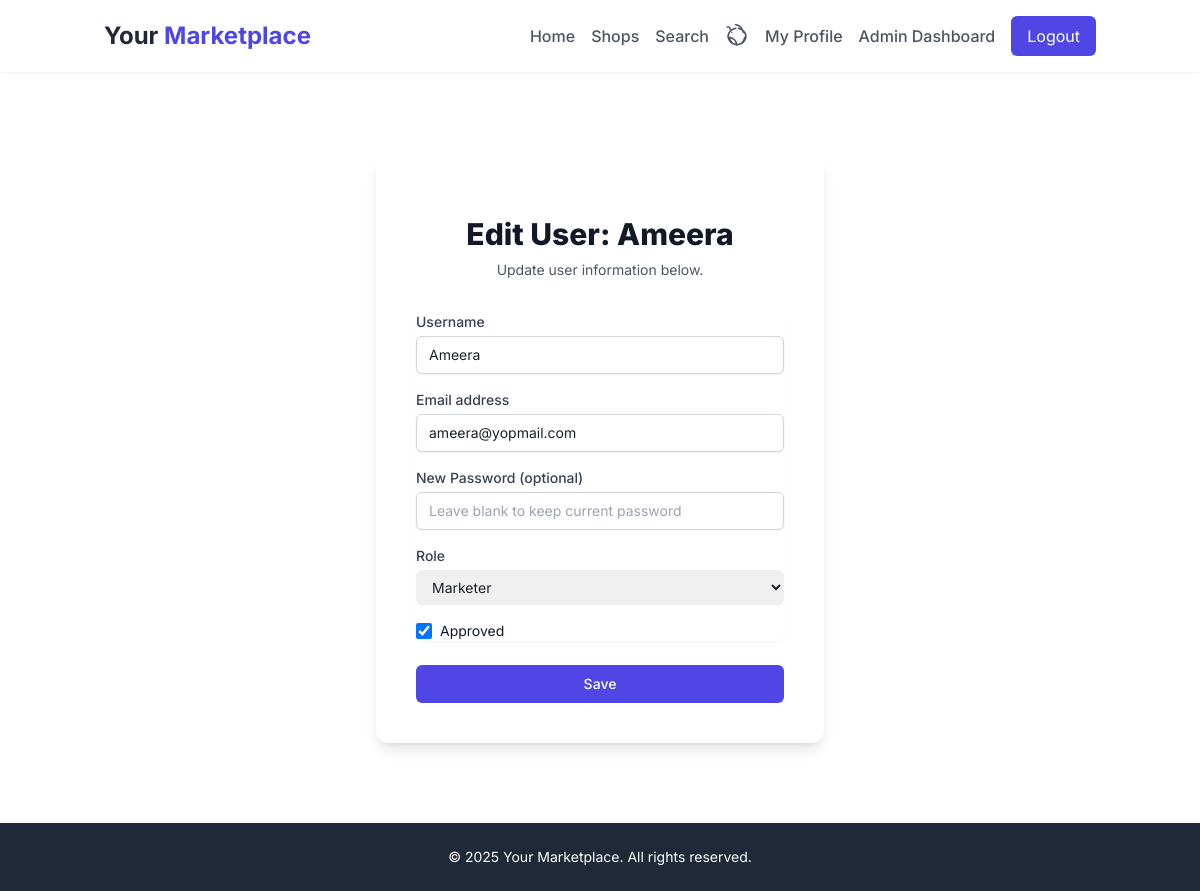
/admin/users/2/edit (signed in), run on the app's committed database.
### app/models.py (models this page shows, shortened)
class User(UserMixin, db.Model):
    id = db.Column(db.Integer, primary_key=True)
    username = db.Column(db.String(64), index=True, unique=True, nullable=False)
    email = db.Column(db.String(120), index=True, unique=True, nullable=False)
    password_hash = db.Column(db.String(128))
    role = db.Column(db.String(20), default='customer')  # 'admin', 'marketer', 'customer'
    is_approved = db.Column(db.Boolean, default=False)
    created_at = db.Column(db.DateTime, default=datetime.utcnow)
    shops = db.relationship('Shop', backref='owner', lazy='dynamic')
    ratings = db.relationship('Rating', backref='user', lazy='dynamic')
    orders = db.relationship('Order', backref='customer', lazy='dynamic')
    notifications = db.relationship('Notification', backref='user', lazy='dynamic') # New: User can have notifications

### app/admin.py (the view, shortened to what this page needs)
@bp.route('/users/<int:user_id>/edit', methods=['GET', 'POST'])
@login_required
def edit_user(user_id):
    if current_user.role != 'admin':
        flash('Access denied.', 'danger')
        return redirect(url_for('customer.index'))
    user = User.query.get_or_404(user_id)
    form = UserForm(obj=user)
    return render_template('admin/edit_user.html', form=form, user=user)

### app/forms.py
class UserForm(FlaskForm):
    username = StringField('Username',
                         validators=[DataRequired(), Length(min=4, max=20)])
    email = StringField('Email',
                       validators=[DataRequired(), Email()])
    password = PasswordField('Password',
                           validators=[Length(min=6), Optional()])
    role = SelectField('Role',
                     choices=[('admin', 'Admin'), ('marketer', 'Marketer'), ('customer', 'Customer')],
                     validators=[DataRequired()])
    is_approved = BooleanField('Approved')
    submit = SubmitField('Save')

### app/models.py (called while the page is built)
@login.user_loader
def load_user(id):
    return User.query.get(int(id))

### app/templates/admin/edit_user.html (shortened to what this page needs)
{% extends "base.html" %}
{% block content %}
<div class="flex items-center justify-center min-h-[calc(100vh-16rem)] py-12 px-4 sm:px-6 lg:px-8">
    <div class="max-w-md w-full space-y-8 bg-white p-10 rounded-xl shadow-lg">
        <div>
            <h2 class="mt-6 text-center text-3xl font-extrabold text-gray-900">
                Edit User: {{ user.username }}
            </h2>
            <p class="mt-2 text-center text-sm text-gray-600">
                Update user information below.
            </p>
        </div>
        <form class="mt-8 space-y-6" action="" method="POST" novalidate>
            <div class="rounded-md shadow-sm space-y-4">
                <div>
                    <label for="username" class="block text-sm font-medium text-gray-700">Username</label>
                    {{ form.username(class="mt-1 block w-full px-3 py-2 border border-gray-300 rounded-md shadow-sm placeholder-gray-400 focus:outline-none focus:ring-indigo-500 focus:border-indigo-500 sm:text-sm") }}
                </div>
                <div>
                    <label for="email" class="block text-sm font-medium text-gray-700">Email address</label>
                    {{ form.email(class="mt-1 block w-full px-3 py-2 border border-gray-300 rounded-md shadow-sm placeholder-gray-400 focus:outline-none focus:ring-indigo-500 focus:border-indigo-500 sm:text-sm") }}
                </div>
                <div>
                    <label for="password" class="block text-sm font-medium text-gray-700">New Password (optional)</label>
                    {{ form.password(class="mt-1 block w-full px-3 py-2 border border-gray-300 rounded-md shadow-sm placeholder-gray-400 focus:outline-none focus:ring-indigo-500 focus:border-indigo-500 sm:text-sm", placeholder="Leave blank to keep current password") }}
                </div>
                <div>
                    <label for="role" class="block text-sm font-medium text-gray-700">Role</label>
                    {{ form.role(class="mt-1 block w-full pl-3 pr-10 py-2 text-base border-gray-300 focus:outline-none focus:ring-indigo-500 focus:border-indigo-500 sm:text-sm rounded-md") }}
                </div>
                <div class="flex items-center">
                    {{ form.is_approved(class="h-4 w-4 text-indigo-600 focus:ring-indigo-500 border-gray-300 rounded") }}
                    <label for="is_approved" class="ml-2 block text-sm text-gray-900">
                        Approved
                    </label>
                </div>
            </div>
            <div>
                {{ form.submit(class="group relative w-full flex justify-center py-2 px-4 border border-transparent text-sm font-medium rounded-md text-white bg-indigo-600 hover:bg-indigo-700 focus:outline-none focus:ring-2 focus:ring-offset-2 focus:ring-indigo-500") }}
            </div>
        </form>
    </div>
</div>
{% endblock %}

### app/templates/base.html (style rules this page uses)
body { font-family: 'Inter', sans-serif; color: #1a202c; @apply bg-gray-50; }

### data on the page
User: username "Ameera", email "ameera@yopmail.com", role "Marketer", is_approved "☑"

### other printed values
{{ moment().format('YYYY') }} "2025"
